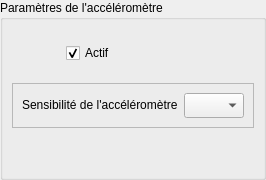
        <widget class="QWidget" name="pgAcc">
         <layout class="QVBoxLayout" name="verticalLayout_13">
          <property name="spacing">
           <number>0</number>
          </property>
          <property name="leftMargin">
           <number>0</number>
          </property>
          <property name="topMargin">
           <number>0</number>
          </property>
          <property name="rightMargin">
           <number>0</number>
          </property>
          <property name="bottomMargin">
           <number>0</number>
          </property>
          <item>
           <widget class="QGroupBox" name="grpAcc">
            <property name="title">
             <string>Paramètres de l'accéléromètre</string>
            </property>
            <layout class="QVBoxLayout" name="verticalLayout_14">
             <item>
              <layout class="QHBoxLayout" name="horizontalLayout_7">
               <item>
                <widget class="QLabel" name="lblAcc">
                 <property name="sizePolicy">
                  <sizepolicy hsizetype="Fixed" vsizetype="Fixed">
                   <horstretch>0</horstretch>
                   <verstretch>0</verstretch>
                  </sizepolicy>
                 </property>
                 <property name="minimumSize">
                  <size>
                   <width>48</width>
                   <height>48</height>
                  </size>
                 </property>
                 <property name="maximumSize">
                  <size>
                   <width>48</width>
                   <height>48</height>
                  </size>
                 </property>
                 <property name="text">
                  <string/>
                 </property>
                 <property name="pixmap">
                  <pixmap resource="wimustudio2.qrc">:/icons/images/accelero.png</pixmap>
                 </property>
                 <property name="scaledContents">
                  <bool>true</bool>
                 </property>
                </widget>
               </item>
               <item>
                <widget class="QCheckBox" name="chkAcc">
                 <property name="cursor">
                  <cursorShape>PointingHandCursor</cursorShape>
                 </property>
                 <property name="text">
                  <string>Actif</string>
                 </property>
                 <property name="checked">
                  <bool>true</bool>
                 </property>
                </widget>
               </item>
              </layout>
             </item>
             <item>
              <widget class="QFrame" name="frameAcc">
               <property name="frameShape">
                <enum>QFrame::StyledPanel</enum>
               </property>
               <property name="frameShadow">
                <enum>QFrame::Raised</enum>
               </property>
               <layout class="QFormLayout" name="formLayout_2">
                <item row="0" column="0">
                 <widget class="QLabel" name="lblAccRange">
                  <property name="text">
                   <string>Sensibilité de l'accéléromètre</string>
                  </property>
                 </widget>
                </item>
                <item row="0" column="1">
                 <widget class="QComboBox" name="cmbAccRange">
                  <property name="minimumSize">
                   <size>
                    <width>0</width>
                    <height>25</height>
                   </size>
                  </property>
                  <property name="maximumSize">
                   <size>
                    <width>60</width>
                    <height>16777215</height>
                   </size>
                  </property>
                  <property name="currentIndex">
                   <number>-1</number>
                  </property>
                  <item>
                   <property name="text">
                    <string>± 2.0 g</string>
                   </property>
                  </item>
                  <item>
                   <property name="text">
                    <string>± 4.0 g</string>
                   </property>
                  </item>
                  <item>
                   <property name="text">
                    <string>± 8.0 g</string>
                   </property>
                  </item>
                  <item>
                   <property name="text">
                    <string>± 16 g</string>
                   </property>
                  </item>
                 </widget>
                </item>
               </layout>
              </widget>
             </item>
             <item>
              <spacer name="verticalSpacer_4">
               <property name="orientation">
                <enum>Qt::Vertical</enum>
               </property>
               <property name="sizeHint" stdset="0">
                <size>
                 <width>20</width>
                 <height>40</height>
                </size>
               </property>
              </spacer>
             </item>
            </layout>
           </widget>
          </item>
         </layout>
        </widget>
